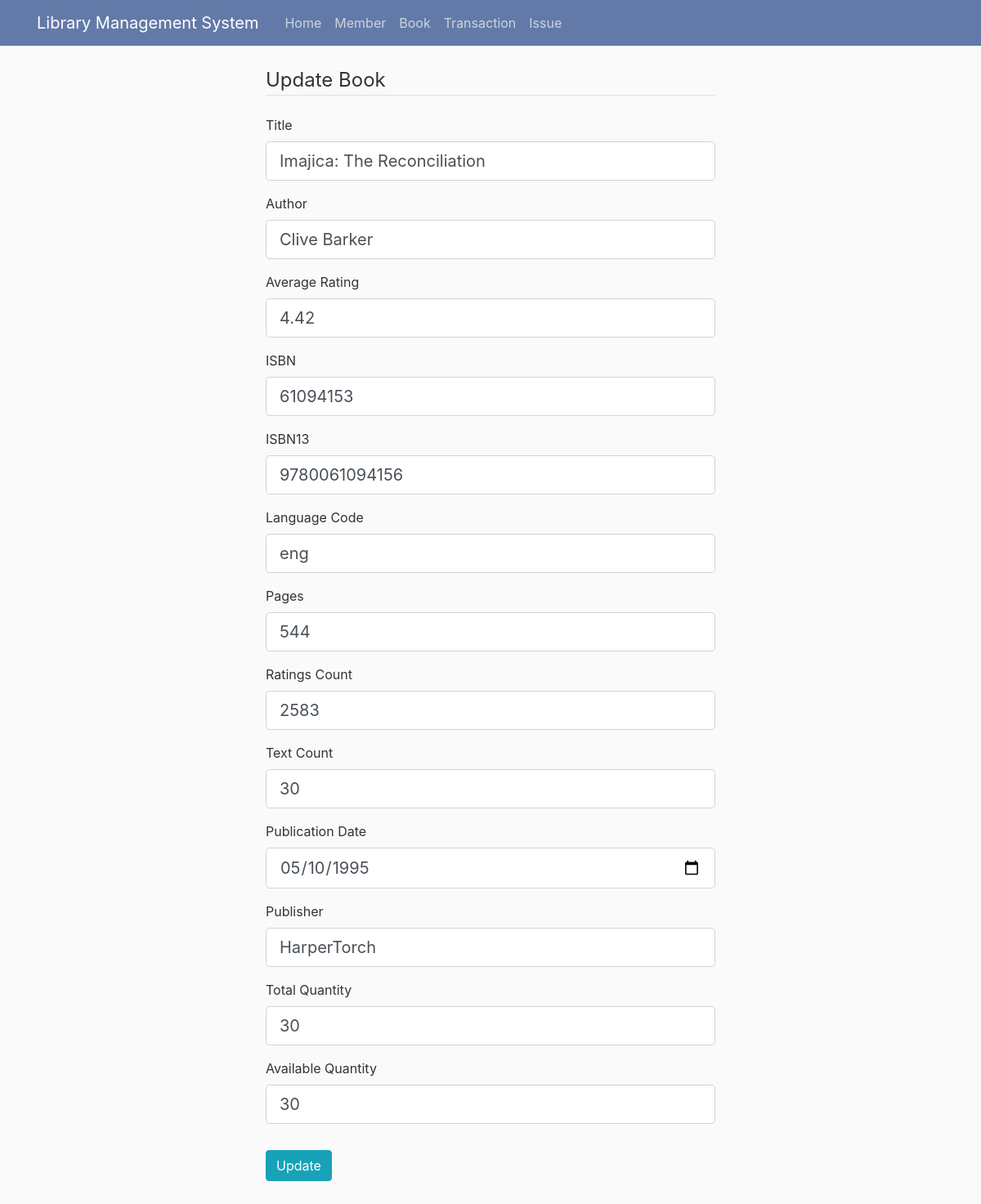
The app's page /book/3/update with its own data.
### library/models.py (models this page shows, shortened)
class Book(db.Model):
    id = db.Column(db.Integer, primary_key=True)
    title = db.Column(db.String, nullable=False)
    authors = db.Column(db.String, nullable=False)
    average_rating = db.Column(db.Float, nullable=False)
    isbn = db.Column(db.Integer, nullable=False)
    isbn13 = db.Column(db.Integer, nullable=False)
    language_code = db.Column(db.String(300), nullable=False)
    num_pages = db.Column(db.Integer, nullable=False)
    ratings_count = db.Column(db.Integer, nullable=False)
    text_reviews_count = db.Column(db.Integer, nullable=False)
    publication_date = db.Column(db.Date, nullable=False)
    publisher = db.Column(db.String, nullable=False)
    total_quantity = db.Column(db.Integer, default=30)
    available_quantity = db.Column(db.Integer, default=30, nullable=True)
    total_issue = db.Column(db.Integer, default=10, nullable=True)
    transaction = db.relationship('Transaction', backref='book', lazy=True, passive_deletes=True)

### library/routes/book_routes.py (the view)
@app.route("/book/<int:book_id>/update", methods=['GET', 'POST'])
def update_book(book_id):
    book = Book.query.get_or_404(book_id)
    form = UpdateBook()
    if form.validate_on_submit():
        book.title = form.title.data
        book.authors = form.authors.data
        book.average_rating = form.average_rating.data
        book.isbn = form.isbn.data
        book.isbn13 = form.isbn13.data
        book.language_code = form.language_code.data
        book.num_pages = form.num_pages.data
        book.ratings_count = form.ratings_count.data
        book.text_reviews_count = form.text_reviews_count.data
        book.publication_date = form.publication_date.data
        book.publisher = form.publisher.data
        book.total_quantity = form.total_quantity.data
        book.available_quantity = form.available_quantity.data
        db.session.commit()
        flash('Book details have been updated!', 'success')
        return redirect(url_for('view_book'))
    elif request.method == 'GET':
        form.title.data = book.title
        form.authors.data = book.authors
        form.average_rating.data = book.average_rating
        form.isbn.data = book.isbn
        form.isbn13.data = book.isbn13
        form.language_code.data = book.language_code
        form.num_pages.data = book.num_pages
        form.ratings_count.data = book.ratings_count
        form.text_reviews_count.data = book.text_reviews_count
        form.publication_date.data = book.publication_date
        form.publisher.data = book.publisher
        form.total_quantity.data = book.total_quantity
        form.available_quantity.data = book.available_quantity
    return render_template('book/add_book.html', title='Update Book',
                           form=form, legend='Update Book')

### library/forms.py
class UpdateBook(FlaskForm):
    title = StringField('Title', validators=[DataRequired()])
    authors = StringField('Author', validators=[DataRequired()])
    average_rating = FloatField('Average Rating', validators=[DataRequired()])
    isbn = StringField('ISBN', validators=[DataRequired()])
    isbn13 = StringField('ISBN13', validators=[DataRequired()])
    language_code = StringField('Language Code', validators=[DataRequired()])
    num_pages = IntegerField('Pages', validators=[DataRequired()])
    ratings_count = IntegerField('Ratings Count', validators=[DataRequired()])
    text_reviews_count = IntegerField('Text Count', validators=[DataRequired()])
    publication_date = DateField('Publication Date', validators=[DataRequired()])
    publisher = StringField('Publisher', validators=[DataRequired()])
    total_quantity = IntegerField('Total Quantity', validators=[DataRequired()])
    available_quantity = IntegerField('Available Quantity')
    submit = SubmitField('Update')

### library/templates/book/add_book.html (shortened to what this page needs)
{% extends "layout.html" %}
{% block content %}
<div class="content-section">
    <form method="POST" action="" class="add_data">
        <fieldset class="form-group">
            <legend class="border-bottom mb-4">{{ legend }}</legend>
            <div class="form-group">
                {{ form.title.label(class="form-control-label") }}
                {% if form.title.errors %}
                {{ form.title(class="form-control form-control-lg is-invalid") }}
                <div class="invalid-feedback">
                    {% for error in form.title.errors %}
                    <span>{{ error }}</span>
                    {% endfor %}
                </div>
                {% else %}
                {{ form.title(class="form-control form-control-lg") }}
                {% endif %}
            </div>
            <div class="form-group">
                {{ form.authors.label(class="form-control-label") }}
                {% if form.authors.errors %}
                {{ form.authors(class="form-control form-control-lg is-invalid") }}
                <div class="invalid-feedback">
                    {% for error in form.content.errors %}
                    <span>{{ error }}</span>
                    {% endfor %}
                </div>
                {% else %}
                {{ form.authors(class="form-control form-control-lg") }}
                {% endif %}
            </div>
            <div class="form-group">
                {{ form.average_rating.label(class="form-control-label") }}
                {% if form.average_rating.errors %}
                {{ form.average_rating(class="form-control form-control-lg is-invalid") }}
                <div class="invalid-feedback">
                    {% for error in form.average_rating.errors %}
                    <span>{{ error }}</span>
                    {% endfor %}
                </div>
                {% else %}
                {{ form.average_rating(class="form-control form-control-lg") }}
                {% endif %}
            </div>
            <div class="form-group">
                {{ form.isbn.label(class="form-control-label") }}
                {% if form.isbn.errors %}
                {{ form.isbn(class="form-control form-control-lg is-invalid") }}
                <div class="invalid-feedback">
                    {% for error in form.isbn.errors %}
                    <span>{{ error }}</span>
                    {% endfor %}
                </div>
                {% else %}
                {{ form.isbn(class="form-control form-control-lg") }}
                {% endif %}
            </div>
            <div class="form-group">
                {{ form.isbn13.label(class="form-control-label") }}
                {% if form.isbn13.errors %}
                {{ form.isbn13(class="form-control form-control-lg is-invalid") }}
                <div class="invalid-feedback">
                    {% for error in form.isbn13.errors %}
                    <span>{{ error }}</span>
                    {% endfor %}
                </div>
                {% else %}
                {{ form.isbn13(class="form-control form-control-lg") }}
                {% endif %}
            </div>
            <div class="form-group">
                {{ form.language_code.label(class="form-control-label") }}
                {% if form.language_code.errors %}
                {{ form.language_code(class="form-control form-control-lg is-invalid") }}
                <div class="invalid-feedback">
                    {% for error in form.language_code.errors %}
                    <span>{{ error }}</span>
                    {% endfor %}
                </div>
                {% else %}
                {{ form.language_code(class="form-control form-control-lg") }}
                {% endif %}
            </div>
            <div class="form-group">
                {{ form.num_pages.label(class="form-control-label") }}
                {% if form.num_pages.errors %}
                {{ form.num_pages(class="form-control form-control-lg is-invalid") }}
                <div class="invalid-feedback">
                    {% for error in form.num_pages.errors %}
                    <span>{{ error }}</span>
                    {% endfor %}
                </div>
                {% else %}
                {{ form.num_pages(class="form-control form-control-lg") }}
                {% endif %}
            </div>
            <div class="form-group">
                {{ form.ratings_count.label(class="form-control-label") }}
                {% if form.ratings_count.errors %}
                {{ form.ratings_count(class="form-control form-control-lg is-invalid") }}
                <div class="invalid-feedback">
                    {% for error in form.ratings_count.errors %}
                    <span>{{ error }}</span>
                    {% endfor %}
                </div>
                {% else %}
                {{ form.ratings_count(class="form-control form-control-lg") }}
                {% endif %}
            </div>
            <div class="form-group">
                {{ form.text_reviews_count.label(class="form-control-label") }}
                {% if form.text_reviews_count.errors %}
                {{ form.text_reviews_count(class="form-control form-control-lg is-invalid") }}
                <div class="invalid-feedback">
                    {% for error in form.text_reviews_count.errors %}
                    <span>{{ error }}</span>
                    {% endfor %}
                </div>
                {% else %}
                {{ form.text_reviews_count(class="form-control form-control-lg") }}
                {% endif %}
            </div>
            <div class="form-group">
                {{ form.publication_date.label(class="form-control-label") }}
                {% if form.publication_date.errors %}
                {{ form.publication_date(class="form-control form-control-lg is-invalid") }}
                <div class="invalid-feedback">
                    {% for error in form.publication_date.errors %}
                    <span>{{ error }}</span>
                    {% endfor %}
                </div>
                {% else %}
                {{ form.publication_date(class="form-control form-control-lg") }}
                {% endif %}
            </div>
            <div class="form-group">
                {{ form.publisher.label(class="form-control-label") }}
                {% if form.publisher.errors %}
                {{ form.publisher(class="form-control form-control-lg is-invalid") }}
                <div class="invalid-feedback">
                    {% for error in form.publisher.errors %}
                    <span>{{ error }}</span>
                    {% endfor %}
                </div>
                {% else %}
                {{ form.publisher(class="form-control form-control-lg") }}
                {% endif %}
            </div>
            <div class="form-group">
                {{ form.total_quantity.label(class="form-control-label") }}
                {% if form.total_quantity.errors %}
                {{ form.total_quantity(class="form-control form-control-lg is-invalid") }}
                <div class="invalid-feedback">
                    {% for error in form.total_quantity.errors %}
                    <span>{{ error }}</span>
                    {% endfor %}
                </div>
                {% else %}
                {{ form.total_quantity(class="form-control form-control-lg") }}
                {% endif %}
            </div>
            <div class="form-group">
                {{ form.available_quantity.label(class="form-control-label") }}
                {% if form.available_quantity.errors %}
                {{ form.available_quantity(class="form-control form-control-lg is-invalid") }}
                <div class="invalid-feedback">
                    {% for error in form.available_quantity.errors %}
                    <span>{{ error }}</span>
                    {% endfor %}
                </div>
                {% else %}
                {{ form.available_quantity(class="form-control form-control-lg") }}
                {% endif %}
            </div>
        </fieldset>
        <div class="form-group">
            {{ form.submit(class="btn btn-info") }}
        </div>
        <br>
    </form>
</div>
{% endblock content %}

### library/static/main.css (style rules this page uses)
body { background: #fafafa; color: #333333; margin-top: 5rem; overflow: scroll; }
.add_data { width: 550px; height: 450px; margin: auto; position: relative; }

### records on screen
Book: title "Imajica: The Reconciliation", authors "Clive Barker", average_rating "4.42", isbn "61094153", isbn13 "9780061094156", language_code "eng", num_pages "544", ratings_count "2583", text_reviews_count "30", publication_date "05/10/1995", publisher "HarperTorch", total_quantity "30", available_quantity "30"

### other values on screen
{{ legend }} "Update Book"
